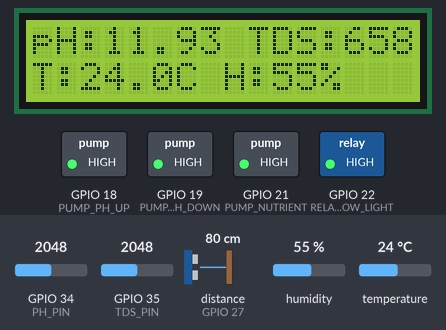
Recording of a sketch running on a simulated ESP32. Parts: 16×2 character LCD, switched loads named in the sketch (green lamp = pin HIGH). Wiring (inferred from the names in the program): ultrasonic range finder: trigger GPIO 26; echo GPIO 27. The test bench sets the inputs (shaded band); at power-on: GPIO 34 (PH_PIN) = 2048, distance to the obstacle (sensor on GPIO 27) 80 cm, GPIO 35 (TDS_PIN) = 2048, humidity 55 %, temperature 24 °C. The echo pulse lasts 58.3 µs per cm; pins used as bus, display or sensor lines are not drawn; what the sketch prints to the serial monitor is not drawn.

Above: at 6.6 s.
6.7 s: GPIO 34 (PH_PIN) set to 3171
At 15.7 s:
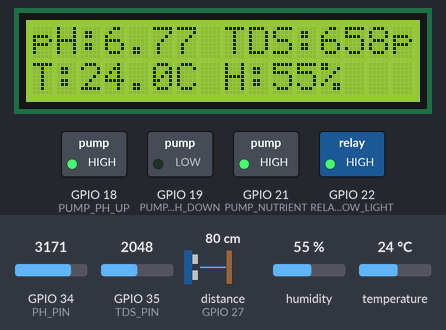
17.5 s: GPIO 34 (PH_PIN) set to 3270
At 20.3 s:
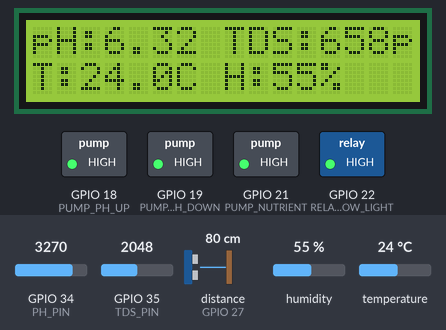
24.2 s: distance to the obstacle (sensor on GPIO 27) set to 23 cm
30.9 s: distance to the obstacle (sensor on GPIO 27) set to 19 cm
At 35.8 s:
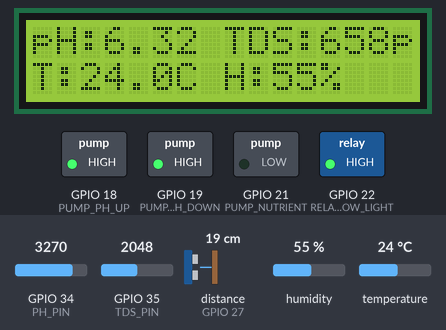
42.5 s: GPIO 34 (PH_PIN) set to 3347
At 47.2 s:
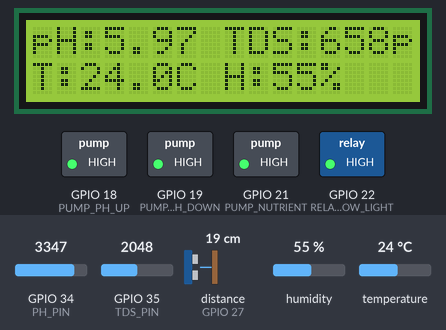
51.5 s: GPIO 34 (PH_PIN) set to 3426
At 55.7 s:
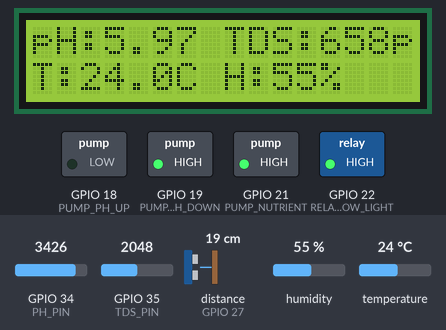
Timing chart, 0 to 63.5 s (numbered marks = the images above; inputs shaded):
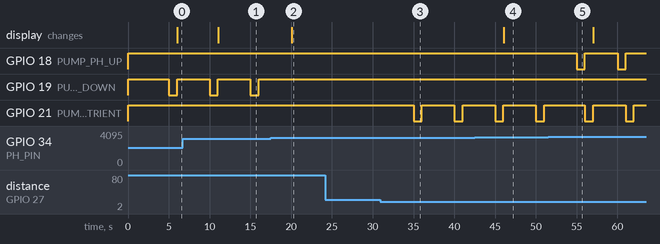

Measured:
- the behaviour switches between 3230 and 3231 on GPIO 34 (PH_PIN) (found by bisection; images 1 and 2)
- the behaviour switches between 21 and 20 cm on distance to the obstacle (sensor on GPIO 27) (found by bisection; images 2 and 3)
- the behaviour switches between 3383 and 3384 on GPIO 34 (PH_PIN) (found by bisection; images 4 and 5)
- after the input at 6.7 s, the display: changes after 4.4 s (image 1)
- after the input at 17.5 s, GPIO 19 (PUMP_PH_DOWN): stays HIGH (without the input it goes to LOW after 2.5 s); the display: changes after 2.6 s (image 2)
- after the input at 24.2 s, every drawn part: stays the same
- after the input at 30.9 s, GPIO 21 (PUMP_NUTRIENT): alternates HIGH for 4.0 s and LOW for 1.0 s, starting after 4.1 s
- after the input at 42.5 s, the display: changes after 3.6 s (image 4)
- after the input at 51.5 s, GPIO 18 (PUMP_PH_UP): alternates HIGH for 4.0 s and LOW for 1.0 s, starting after 3.5 s

The sketch:

hydroponic_main.ino
```cpp
/*
 * Smart Fully Automated Vertical Hydroponic System
 * Author : Samuel Nathan Bobai
 * Platform: ESP32
 * Description:
 *   Monitors pH, water level, and nutrient concentration.
 *   Autonomously controls dosing pumps and grow-light relay
 *   to maintain optimal growing conditions.
 *
 * Wiring:
 *   pH Sensor (analog)     → GPIO34
 *   Water Level (ultrasonic)→ Trig GPIO26 / Echo GPIO27
 *   TDS/Nutrient Sensor    → GPIO35
 *   Dosing Pump A (pH Up)  → GPIO18  (relay IN1)
 *   Dosing Pump B (pH Dn)  → GPIO19  (relay IN2)
 *   Dosing Pump C (Nutrient)→ GPIO21  (relay IN3)
 *   Grow Light Relay       → GPIO22  (relay IN4)
 *   DHT22 Temp/Humidity    → GPIO4
 *   I2C LCD 16x2           → SDA GPIO21 / SCL GPIO22
 *
 * Libraries required:
 *   DHT sensor library (Adafruit)
 *   LiquidCrystal_I2C
 */

#include <Arduino.h>
#include <DHT.h>
#include <Wire.h>
#include <LiquidCrystal_I2C.h>

// ── Pin Definitions ──────────────────────────────────────
#define PH_PIN          34
#define TRIG_PIN        26
#define ECHO_PIN        27
#define TDS_PIN         35
#define DHT_PIN          4
#define DHT_TYPE        DHT22

#define PUMP_PH_UP      18
#define PUMP_PH_DOWN    19
#define PUMP_NUTRIENT   21
#define RELAY_GROW_LIGHT 22

// ── Thresholds ────────────────────────────────────────────
#define PH_MIN          5.8f
#define PH_MAX          6.5f
#define TDS_MIN         800     // ppm  (nutrient target)
#define TDS_MAX         1200    // ppm
#define WATER_LOW_CM    20      // trigger refill below 20 cm
#define LIGHT_ON_HOUR    6      // 06:00 lights on  (use RTC for real deployment)
#define LIGHT_OFF_HOUR  20      // 20:00 lights off

// ── Calibration constants (adjust per sensor lot) ────────
#define PH_OFFSET        0.0f   // volts offset from calibration solution
#define TDS_FACTOR       0.5f   // conversion factor

// ── Timing ────────────────────────────────────────────────
#define SENSOR_INTERVAL  5000UL   // read sensors every 5 s
#define PUMP_DOSE_MS     1000UL   // run dosing pump for 1 s per correction
#define LIGHT_CHECK_MS  60000UL   // check light schedule every 60 s

// ── Objects ───────────────────────────────────────────────
DHT dht(DHT_PIN, DHT_TYPE);
LiquidCrystal_I2C lcd(0x27, 16, 2);

// ── State ─────────────────────────────────────────────────
unsigned long lastSensorRead  = 0;
unsigned long lastLightCheck  = 0;
float         currentPH       = 0;
float         currentTDS      = 0;
float         currentTemp     = 0;
float         currentHumidity = 0;
float         waterLevelCm    = 0;
bool          lightOn         = false;

// ── Function Prototypes ───────────────────────────────────
float  readPH();
float  readTDS();
float  readWaterLevel();
void   regulatePH(float ph);
void   regulateNutrients(float tds);
void   controlGrowLight();
void   pulsePump(int pin, unsigned long duration);
void   updateLCD();
void   logToSerial();

// ─────────────────────────────────────────────────────────
void setup() {
  Serial.begin(115200);
  Serial.println("=== Hydroponic System Booting ===");

  // Relay pins: HIGH = OFF (active-low relay board)
  pinMode(PUMP_PH_UP,      OUTPUT); digitalWrite(PUMP_PH_UP,      HIGH);
  pinMode(PUMP_PH_DOWN,    OUTPUT); digitalWrite(PUMP_PH_DOWN,    HIGH);
  pinMode(PUMP_NUTRIENT,   OUTPUT); digitalWrite(PUMP_NUTRIENT,   HIGH);
  pinMode(RELAY_GROW_LIGHT,OUTPUT); digitalWrite(RELAY_GROW_LIGHT,HIGH);

  // Ultrasonic
  pinMode(TRIG_PIN, OUTPUT);
  pinMode(ECHO_PIN, INPUT);

  dht.begin();

  Wire.begin();
  lcd.init();
  lcd.backlight();
  lcd.setCursor(0,0); lcd.print("Hydro System v1");
  lcd.setCursor(0,1); lcd.print("Initializing...");
  delay(2000);

  Serial.println("System ready.");
}

// ─────────────────────────────────────────────────────────
void loop() {
  unsigned long now = millis();

  // ── Read sensors on interval ──
  if (now - lastSensorRead >= SENSOR_INTERVAL) {
    lastSensorRead = now;

    currentPH       = readPH();
    currentTDS      = readTDS();
    currentTemp     = dht.readTemperature();
    currentHumidity = dht.readHumidity();
    waterLevelCm    = readWaterLevel();

    // ── CoT decision chain ──
    regulatePH(currentPH);
    regulateNutrients(currentTDS);
    updateLCD();
    logToSerial();
  }

  // ── Light schedule ──
  if (now - lastLightCheck >= LIGHT_CHECK_MS) {
    lastLightCheck = now;
    controlGrowLight();
  }
}

// ─────────────────────────────────────────────────────────
// pH reading: ESP32 ADC → voltage → pH via linear map
float readPH() {
  int   raw     = analogRead(PH_PIN);
  float voltage = raw * (3.3f / 4095.0f) + PH_OFFSET;
  // Typical probe: pH = -5.70 * V + 21.34 (calibrate with buffers)
  float ph = -5.70f * voltage + 21.34f;
  return constrain(ph, 0.0f, 14.0f);
}

// TDS reading: analog voltage → ppm
float readTDS() {
  int   raw        = analogRead(TDS_PIN);
  float voltage    = raw * (3.3f / 4095.0f);
  float tdsValue   = (133.42f * voltage * voltage * voltage
                    - 255.86f * voltage * voltage
                    + 857.39f * voltage) * TDS_FACTOR;
  return tdsValue;
}

// Ultrasonic water level (returns cm from sensor to water surface)
float readWaterLevel() {
  digitalWrite(TRIG_PIN, LOW);  delayMicroseconds(2);
  digitalWrite(TRIG_PIN, HIGH); delayMicroseconds(10);
  digitalWrite(TRIG_PIN, LOW);
  long duration = pulseIn(ECHO_PIN, HIGH, 30000UL);
  return (duration == 0) ? 999.0f : duration * 0.034f / 2.0f;
}

// ─────────────────────────────────────────────────────────
// Chain-of-Thought pH regulation
void regulatePH(float ph) {
  if (ph < PH_MIN) {
    Serial.printf("[pH] %.2f < %.2f → dosing pH UP\n", ph, PH_MIN);
    pulsePump(PUMP_PH_UP, PUMP_DOSE_MS);
  } else if (ph > PH_MAX) {
    Serial.printf("[pH] %.2f > %.2f → dosing pH DOWN\n", ph, PH_MAX);
    pulsePump(PUMP_PH_DOWN, PUMP_DOSE_MS);
  } else {
    Serial.printf("[pH] %.2f in range [%.1f–%.1f] → no action\n", ph, PH_MIN, PH_MAX);
  }
}

// Chain-of-Thought nutrient regulation
void regulateNutrients(float tds) {
  if (waterLevelCm > WATER_LOW_CM) {
    Serial.println("[Nutrient] Water level LOW — skipping dose to avoid overdose");
    return;
  }
  if (tds < TDS_MIN) {
    Serial.printf("[Nutrient] TDS %.0f ppm < %d ppm → dosing nutrients\n", tds, TDS_MIN);
    pulsePump(PUMP_NUTRIENT, PUMP_DOSE_MS);
  } else if (tds > TDS_MAX) {
    Serial.printf("[Nutrient] TDS %.0f ppm > %d ppm → dilution needed\n", tds, TDS_MAX);
    // In a full system, trigger a fresh-water valve here
  } else {
    Serial.printf("[Nutrient] TDS %.0f ppm in range [%d–%d] → no action\n", tds, TDS_MIN, TDS_MAX);
  }
}

// Simulated hour-based light control (replace with DS3231 RTC for production)
void controlGrowLight() {
  // Placeholder: millis()-based fake hour (1 real min = 1 fake hour for testing)
  int fakeHour = (millis() / 60000UL) % 24;
  bool shouldBeOn = (fakeHour >= LIGHT_ON_HOUR && fakeHour < LIGHT_OFF_HOUR);
  if (shouldBeOn != lightOn) {
    lightOn = shouldBeOn;
    digitalWrite(RELAY_GROW_LIGHT, lightOn ? LOW : HIGH); // active-low
    Serial.printf("[Light] Grow light %s\n", lightOn ? "ON" : "OFF");
  }
}

// Activate a pump for a set duration then turn it off
void pulsePump(int pin, unsigned long duration) {
  digitalWrite(pin, LOW);   // active-low: ON
  delay(duration);
  digitalWrite(pin, HIGH);  // OFF
}

// ─────────────────────────────────────────────────────────
void updateLCD() {
  lcd.clear();
  lcd.setCursor(0, 0);
  lcd.printf("pH:%.2f TDS:%dppm", currentPH, (int)currentTDS);
  lcd.setCursor(0, 1);
  lcd.printf("T:%.1fC H:%.0f%%", currentTemp, currentHumidity);
}

void logToSerial() {
  Serial.println("─────────────────────────");
  Serial.printf("pH        : %.2f\n",  currentPH);
  Serial.printf("TDS       : %.0f ppm\n", currentTDS);
  Serial.printf("Temp      : %.1f °C\n", currentTemp);
  Serial.printf("Humidity  : %.0f %%\n", currentHumidity);
  Serial.printf("Water lvl : %.1f cm\n", waterLevelCm);
  Serial.printf("Light     : %s\n",    lightOn ? "ON" : "OFF");
  Serial.println("─────────────────────────");
}
```
